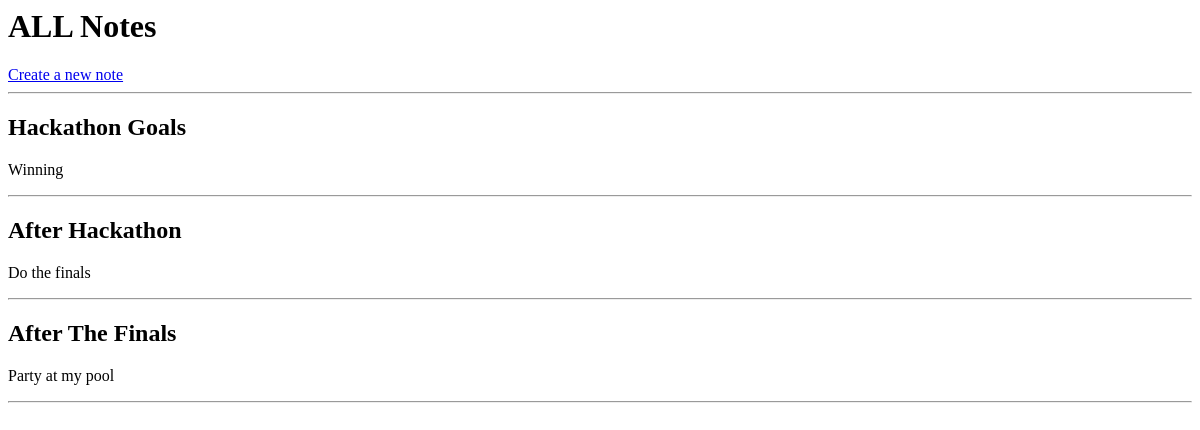
Before: /notes/ with the older database file.
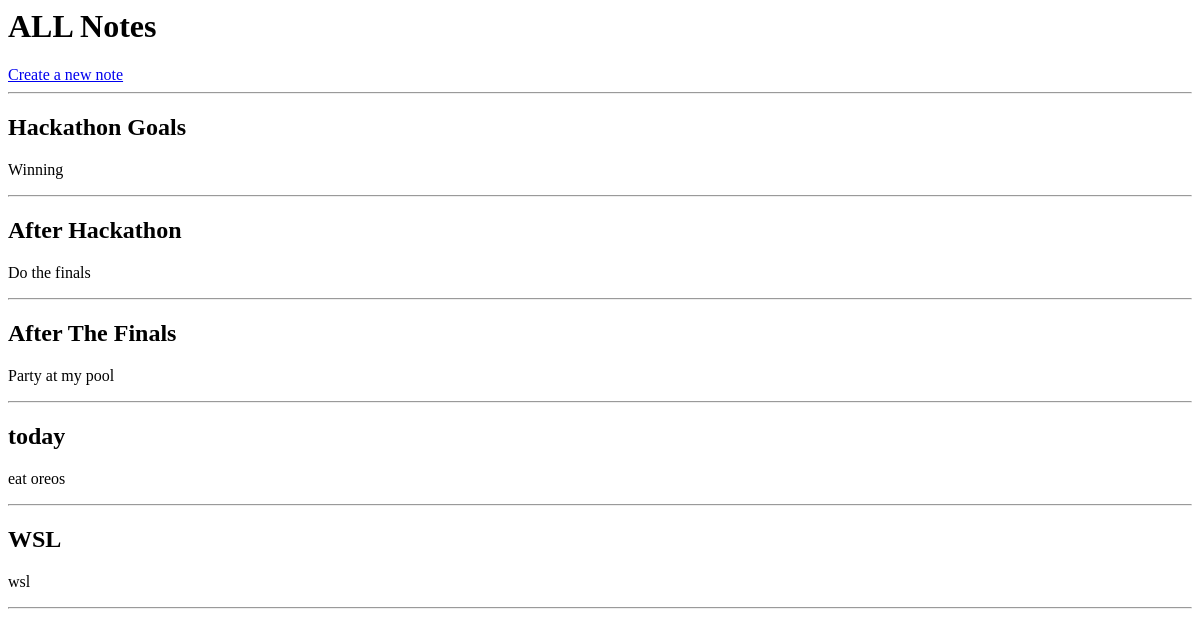
After: the same page with the newer database file.
### core/models.py (models this page shows, shortened)
class Note (models.Model):
    title = models.CharField (max_length=100)
    content = models.TextField()

### core/views.py (the view)
# urls.py: path('notes/', views.note_list, name='note_list'),
def note_list (request):
    notes = Note.objects.all()
    return render(request, 'core/note_list.html', {'notes': notes})

### core/templates/core/note_list.html
<h1>ALL Notes</h1>
<a href="{% url 'create_note' %}">Create a new note</a>
<hr>
{% for note in notes %}
    <h2>{{note.title}}</h2>
    <p>{{note.content}}</p>
    <hr>
{% empty %}
    <p>No notes yet</p>
{% endfor %}

Changed rows visible on the page:
added Note: title "today", content "eat oreos"
added Note: title "WSL", content "wsl"
